Frame 1 (no input): blank canvas, image omitted
Frame 60 (the mouse pressed at the canvas centre just before this capture): blank canvas, image omitted
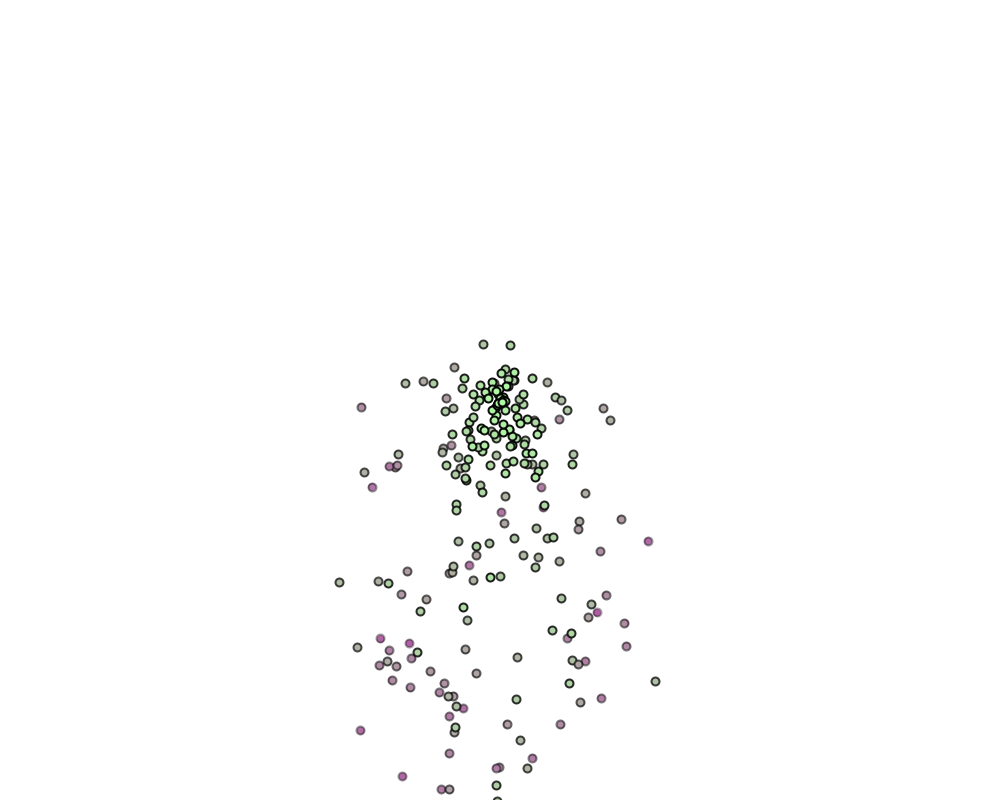
Frame 120 (the mouse held since frame 60 and released just before this capture)

The Processing sketch whose frames 1 and 60 were blank and that drew this single picture after the mouse press (run headless with seeded random() and noise(); from frame 60 on, the mouse is pressed at the canvas centre):

// Processing sketch: The_particalSystems
// ── The_particalSystems.pde
SystemController controller;

void setup()
{
  size(1000,800);
  controller = new SystemController();
  Data.Edge = new PVector(width,height);
  Data.gravity = new PVector(0,0.2);
}

void draw()
{
  background(255);
  controller.display();
}

void mousePressed()
{
  controller.AddSystem(new PVector(mouseX,mouseY)); 
}
// ── Data.pde
static class Data
{
  static PVector gravity;
  static PVector Edge;
}
// ── Partical.pde
class partical
{
 PVector location;
 PVector velocity;
 PVector acceleration;
 float spanVelocity;
 float lifeSpan;
 
 partical(PVector l)
 {
   location = l.get();
   velocity = new PVector(random(-3,3),random(-5,5));
   acceleration = new PVector();
   lifeSpan = 250;
   spanVelocity = random(1,3);
 }
 
 void applyForce(PVector force)
 {
   PVector f = force.get();
   acceleration.add(f);
 }
 
 void update()
 {
   velocity.add(acceleration);
   location.add(velocity);
   acceleration.mult(0);
   lifeSpan-=spanVelocity;
 }
 
 void Display(int c)
 {
   strokeWeight(2);
   stroke(0,lifeSpan);
   fill(175,lifeSpan,c);
   ellipse(location.x,location.y,8,8);
   noFill();
 }
 
 boolean isDead()
 {
    if(location.x>Data.Edge.x+4||location.x<-4)
    return true;
    if(lifeSpan<=0||location.y>Data.Edge.y+4||location.y<4)
      return true;
    else 
      return false;  
 }
}
// ── SystemController.pde
class SystemController
{
  ArrayList<particalSystem> systems;
  SystemController()
  {
    systems = new ArrayList<particalSystem>();
  }
  
  void AddSystem(PVector locan)
  {
    systems.add(new particalSystem(locan));
  }
  
  void display()
  {
    for(int i=0;i<systems.size();i++)
    {
      particalSystem p = systems.get(i);
      p.display();
    }
  }
}
// ── particalSystem.pde
class particalSystem
{
  PVector location;
  ArrayList<partical> particals;
  int c;
  particalSystem(PVector locan)
  {
    c = (int)random(0,255);
    particals = new ArrayList<partical>();
    location = locan.get();
  }
  
  void AddPartical()
  {
    for(int i = 0;i<4;i++)
    particals.add(new partical(new PVector(location.x,location.y)));
  }
  
  void display()
  {
    for(int i = 0;i<particals.size();i++)
    {
        partical p = particals.get(i);
        p.applyForce(Data.gravity);
        p.update();
        p.Display(c);
        if(p.isDead())
        {
          particals.remove(i);
          i--;
        }
    }
    AddPartical();
  }
}
